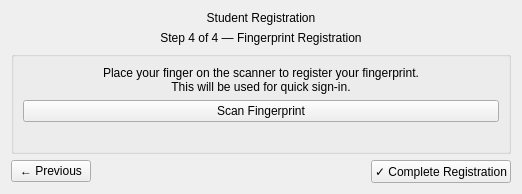
      <widget class="QWidget" name="pageFingerprint">
       <layout class="QVBoxLayout" name="verticalLayout_5">
        <item>
         <widget class="QLabel" name="pageTitleStep4">
          <property name="text">
           <string>Student Registration</string>
          </property>
          <property name="alignment">
           <set>Qt::AlignmentFlag::AlignHCenter</set>
          </property>
         </widget>
        </item>
        <item>
         <widget class="QLabel" name="labelStep4Sub">
          <property name="text">
           <string>Step 4 of 4 — Fingerprint Registration</string>
          </property>
          <property name="alignment">
           <set>Qt::AlignmentFlag::AlignHCenter</set>
          </property>
         </widget>
        </item>
        <item alignment="Qt::AlignmentFlag::AlignHCenter">
         <widget class="QGroupBox" name="groupFingerprint">
          <property name="minimumSize">
           <size>
            <width>500</width>
            <height>0</height>
           </size>
          </property>
          <property name="maximumSize">
           <size>
            <width>600</width>
            <height>16777215</height>
           </size>
          </property>
          <property name="title">
           <string/>
          </property>
          <layout class="QVBoxLayout" name="verticalLayout_fingerprint">
           <item>
            <widget class="QLabel" name="labelFingerprintInstr">
             <property name="text">
              <string>Place your finger on the scanner to register your fingerprint.
This will be used for quick sign-in.</string>
             </property>
             <property name="alignment">
              <set>Qt::AlignmentFlag::AlignHCenter</set>
             </property>
             <property name="wordWrap">
              <bool>true</bool>
             </property>
            </widget>
           </item>
           <item>
            <widget class="QPushButton" name="btnScanFingerprint">
             <property name="cursor">
              <cursorShape>PointingHandCursor</cursorShape>
             </property>
             <property name="text">
              <string>Scan Fingerprint</string>
             </property>
            </widget>
           </item>
           <item>
            <widget class="QLabel" name="labelFingerprintStatus">
             <property name="text">
              <string/>
             </property>
             <property name="alignment">
              <set>Qt::AlignmentFlag::AlignHCenter</set>
             </property>
            </widget>
           </item>
          </layout>
         </widget>
        </item>
        <item>
         <layout class="QHBoxLayout" name="fingerButtons">
          <item>
           <widget class="QPushButton" name="btnPrev4">
            <property name="cursor">
             <cursorShape>PointingHandCursor</cursorShape>
            </property>
            <property name="text">
             <string>← Previous</string>
            </property>
           </widget>
          </item>
          <item>
           <spacer name="horizontalSpacer5">
            <property name="orientation">
             <enum>Qt::Orientation::Horizontal</enum>
            </property>
            <property name="sizeHint" stdset="0">
             <size>
              <width>0</width>
              <height>0</height>
             </size>
            </property>
           </spacer>
          </item>
          <item>
           <widget class="QPushButton" name="btnComplete">
            <property name="cursor">
             <cursorShape>PointingHandCursor</cursorShape>
            </property>
            <property name="text">
             <string>✓ Complete Registration</string>
            </property>
           </widget>
          </item>
         </layout>
        </item>
       </layout>
      </widget>
